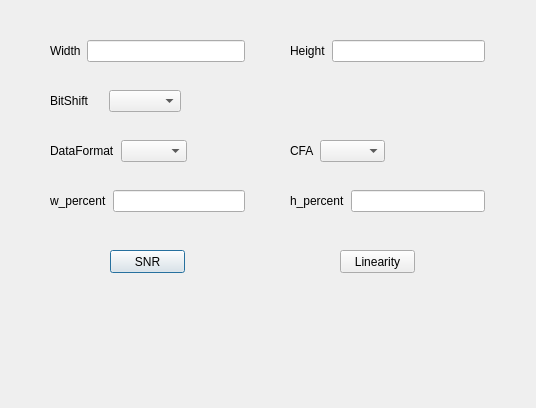
<?xml version="1.0" encoding="UTF-8"?>
<ui version="4.0">
 <class>Dialog</class>
 <widget class="QDialog" name="Dialog">
  <property name="geometry">
   <rect>
    <x>0</x>
    <y>0</y>
    <width>536</width>
    <height>408</height>
   </rect>
  </property>
  <property name="windowTitle">
   <string>Dialog</string>
  </property>
  <widget class="QWidget" name="layoutWidget">
   <property name="geometry">
    <rect>
     <x>50</x>
     <y>40</y>
     <width>195</width>
     <height>22</height>
    </rect>
   </property>
   <layout class="QHBoxLayout" name="horizontalLayout">
    <item>
     <widget class="QLabel" name="label_width">
      <property name="text">
       <string>Width</string>
      </property>
     </widget>
    </item>
    <item>
     <widget class="QLineEdit" name="lineEdit_cmos_snr_width"/>
    </item>
   </layout>
  </widget>
  <widget class="QWidget" name="layoutWidget_2">
   <property name="geometry">
    <rect>
     <x>290</x>
     <y>40</y>
     <width>195</width>
     <height>22</height>
    </rect>
   </property>
   <layout class="QHBoxLayout" name="horizontalLayout_2">
    <item>
     <widget class="QLabel" name="label_height">
      <property name="text">
       <string>Height</string>
      </property>
     </widget>
    </item>
    <item>
     <widget class="QLineEdit" name="lineEdit_cmos_snr_height"/>
    </item>
   </layout>
  </widget>
  <widget class="QWidget" name="layoutWidget_3">
   <property name="geometry">
    <rect>
     <x>50</x>
     <y>90</y>
     <width>131</width>
     <height>22</height>
    </rect>
   </property>
   <layout class="QHBoxLayout" name="horizontalLayout_4">
    <item>
     <widget class="QLabel" name="label_bitshift">
      <property name="text">
       <string>BitShift</string>
      </property>
     </widget>
    </item>
    <item>
     <widget class="QComboBox" name="comboBox_cmos_snr_bitshift"/>
    </item>
   </layout>
  </widget>
  <widget class="QPushButton" name="pushButton_cmos_snr_snr">
   <property name="geometry">
    <rect>
     <x>110</x>
     <y>250</y>
     <width>75</width>
     <height>23</height>
    </rect>
   </property>
   <property name="text">
    <string>SNR</string>
   </property>
  </widget>
  <widget class="QPushButton" name="pushButton_cmos_snr_linearity">
   <property name="geometry">
    <rect>
     <x>340</x>
     <y>250</y>
     <width>75</width>
     <height>23</height>
    </rect>
   </property>
   <property name="text">
    <string>Linearity</string>
   </property>
  </widget>
  <widget class="QWidget" name="layoutWidget_6">
   <property name="geometry">
    <rect>
     <x>50</x>
     <y>140</y>
     <width>137</width>
     <height>22</height>
    </rect>
   </property>
   <layout class="QHBoxLayout" name="horizontalLayout_8">
    <item>
     <widget class="QLabel" name="label_dataformat">
      <property name="text">
       <string>DataFormat</string>
      </property>
     </widget>
    </item>
    <item>
     <widget class="QComboBox" name="comboBox_cmos_snr_dataformat"/>
    </item>
   </layout>
  </widget>
  <widget class="QWidget" name="layoutWidget_8">
   <property name="geometry">
    <rect>
     <x>290</x>
     <y>140</y>
     <width>95</width>
     <height>22</height>
    </rect>
   </property>
   <layout class="QHBoxLayout" name="horizontalLayout_11">
    <item>
     <widget class="QLabel" name="label_cfa">
      <property name="text">
       <string>CFA</string>
      </property>
     </widget>
    </item>
    <item>
     <widget class="QComboBox" name="comboBox_cmos_snr_cfa"/>
    </item>
   </layout>
  </widget>
  <widget class="QWidget" name="layoutWidget_4">
   <property name="geometry">
    <rect>
     <x>50</x>
     <y>190</y>
     <width>195</width>
     <height>22</height>
    </rect>
   </property>
   <layout class="QHBoxLayout" name="horizontalLayout_3">
    <item>
     <widget class="QLabel" name="label_w_percent">
      <property name="text">
       <string>w_percent</string>
      </property>
     </widget>
    </item>
    <item>
     <widget class="QLineEdit" name="lineEdit_cmos_snr_w_percent"/>
    </item>
   </layout>
  </widget>
  <widget class="QWidget" name="layoutWidget_5">
   <property name="geometry">
    <rect>
     <x>290</x>
     <y>190</y>
     <width>195</width>
     <height>22</height>
    </rect>
   </property>
   <layout class="QHBoxLayout" name="horizontalLayout_5">
    <item>
     <widget class="QLabel" name="label_h_percent">
      <property name="text">
       <string>h_percent</string>
      </property>
     </widget>
    </item>
    <item>
     <widget class="QLineEdit" name="lineEdit_cmos_snr_h_percent"/>
    </item>
   </layout>
  </widget>
 </widget>
 <resources/>
 <connections/>
</ui>
